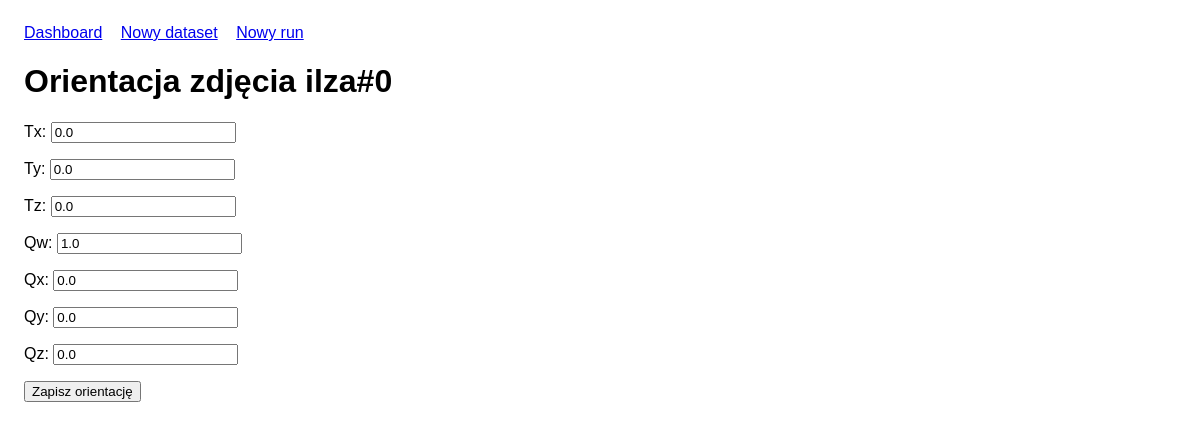
The page /images/1/pose/ on the database its author committed.
### experiments/models.py (models this page shows, shortened)
class ImageFrame(models.Model):
    dataset = models.ForeignKey(Dataset, on_delete=models.CASCADE, related_name="images")
    image_file = models.FileField(upload_to="datasets/images/")
    frame_index = models.PositiveIntegerField(default=0)
    created_at = models.DateTimeField(auto_now_add=True)
    class Meta:
        ordering = ["frame_index", "id"]
        constraints = [
            models.UniqueConstraint(
                fields=["dataset", "frame_index"],
                name="unique_frame_per_dataset",
            )
        ]
    def __str__(self) -> str:
        return f"{self.dataset.name}#{self.frame_index}"

class Dataset(models.Model):
    name = models.CharField(max_length=128, unique=True)
    description = models.TextField(blank=True)
    data_path = models.CharField(max_length=512)
    created_at = models.DateTimeField(auto_now_add=True)
    class Meta:
        ordering = ["-created_at"]

class CameraPose(models.Model):
    image = models.OneToOneField(ImageFrame, on_delete=models.CASCADE, related_name="pose")
    tx = models.FloatField(default=0.0)
    ty = models.FloatField(default=0.0)
    tz = models.FloatField(default=0.0)
    qx = models.FloatField(default=0.0)
    qy = models.FloatField(default=0.0)
    qz = models.FloatField(default=0.0)
    qw = models.FloatField(default=1.0)
    created_at = models.DateTimeField(auto_now_add=True)

### experiments/views.py (the view)
# urls.py: path("images/<int:image_id>/pose/", views.pose_edit, name="pose_edit"),
def pose_edit(request, image_id: int):
    image = get_object_or_404(ImageFrame, pk=image_id)
    pose, _ = CameraPose.objects.get_or_create(image=image)
    if request.method == "POST":
        form = CameraPoseForm(request.POST, instance=pose)
        if form.is_valid():
            form.save()
            messages.success(request, "Orientacja kamery zaktualizowana.")
            return redirect("experiments:dataset_detail", pk=image.dataset_id)
    else:
        form = CameraPoseForm(instance=pose)
    return render(request, "experiments/pose_form.html", {"form": form, "image": image})

### experiments/forms.py
class CameraPoseForm(forms.ModelForm):
    class Meta:
        model = CameraPose
        fields = ["tx", "ty", "tz", "qw", "qx", "qy", "qz"]

### experiments/templates/experiments/pose_form.html (shortened to what this page needs)
{% extends 'experiments/base.html' %}
{% block content %}
<h1>Orientacja zdjęcia {{ image }}</h1>
<form method="post">
    {{ form.as_p }}
    <button type="submit">Zapisz orientację</button>
</form>
{% endblock %}

### experiments/templates/experiments/base.html (style rules this page uses)
body { font-family: Arial, sans-serif; margin: 24px; }

### rows shown on the page
ImageFrame: dataset+frame_index "ilza#0"
CameraPose: tx "0.0", ty "0.0", tz "0.0", qw "1.0", qx "0.0", qy "0.0", qz "0.0"
